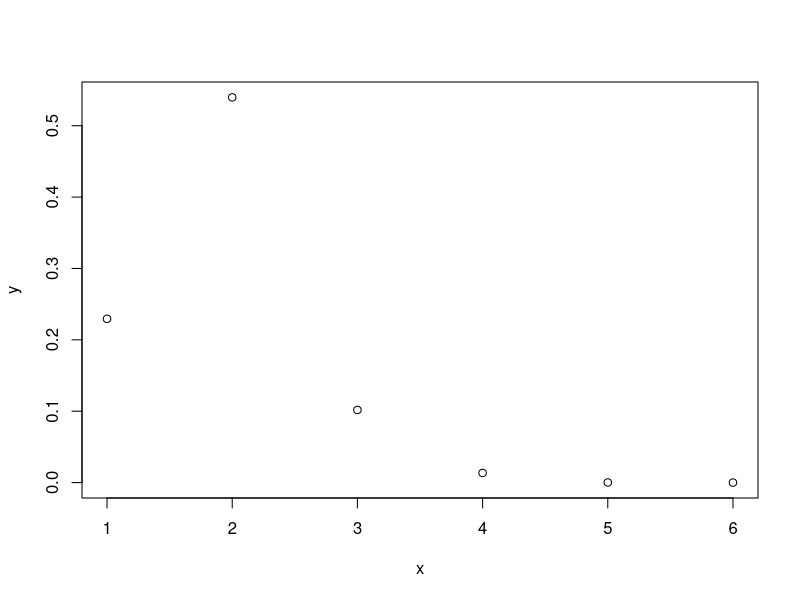
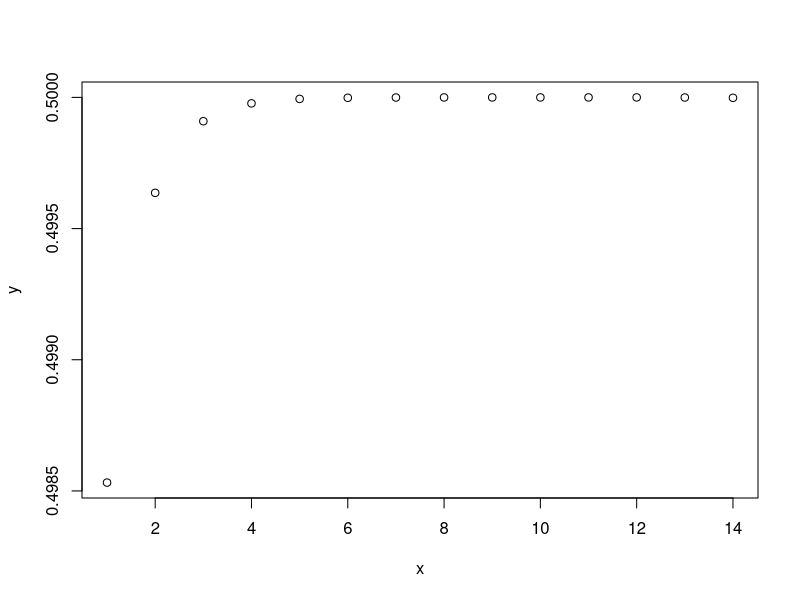
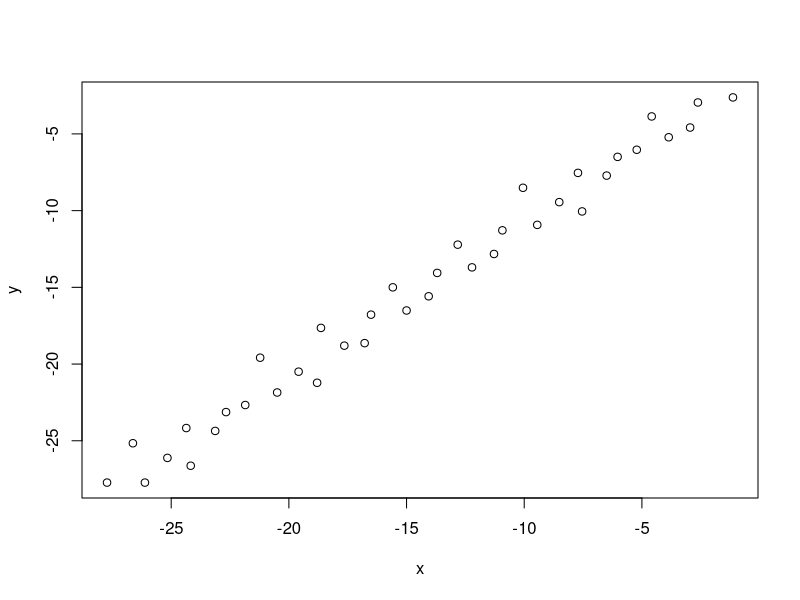

Reproduce these figures in R, in order.
## ---- chunk 1
log(10^8)/log(2)
## ---- chunk 2
f = function(x){
  return((cos(x))^2+sin(x)-1)
}
bisect = function(f,interval,tol=0.5*10^-10,max.its=40){
  history = rep(NA, max.its) 
  # Insert some code here
  a<-interval[1]
  b<-interval[2]
  if(f(a)*f(b)<0) {
    while((b-a)/2>tol | max.its>0){
      c=(b+a)/2
      max.its <- max.its-1
      if(f(c)==0){
        break
      } 
      if(f(c)*f(b)<0) {a<-c} 
      if(f(c)*f(a)<0) {b<-c}
      root=c
      history=c(history,c)
    }
  } else{
    stop("f(a)f(b)<0 not satisfied")
  }
  return(list(root=root,history=history[!is.na(history)]))
}
options(digits = 10) 
interval <- c(2.5,3.5)
out=bisect(f,interval,0.5e-8)
print(out$root)
print(out$history)
## ---- chunk 3
newton=function(x,its){
  res=x
  while (its>0) {
    x<-x-((cos(x))^2+sin(x)-1)/(-sin(2*x)+cos(x))
    res=c(res,x)
    its<-its-1
  }
  return(res)
}
x<-4.25
e<-abs((newton(x,50)-pi))

x=1
y=e[2]/e[1]
for (i in 2:6) {
  x=c(x,i)
  y=c(y,e[i+1]/e[i])
}
plot(x,y)
## ---- chunk 4
x<-1.5
e<-abs((newton(x,50)-pi/2))
x=1
y=e[2]/e[1]

for (i in 2:14) {
  x=c(x,i)
  y=c(y,e[i+1]/(e[i]))
}
plot(x,y)
## ---- chunk 5
f=function(x){
  A<-cbind(c(1,4,7,x),c(2,5,x,10),c(3,x,8,11),c(x,6,9,12))
  return(det(A)-1000)
}
options(digits = 8) 
interval <- c(9,10)
out=bisect(f,interval)
print(out$root)
print(out$history)
## ---- chunk 6
x<-9.708299
f(x)+1000 # corresponding determinant 
f(x)
## ---- chunk 7
options(digits = 9) 
interval <- c(-18,-17)
out=bisect(f,interval)
print(out$root)
print(out$history)
## ---- chunk 8
x<--17.188498
f(x)+1000 # corresponding determinant 
f(x)
## ---- chunk 9
require(Matrix)
A=Hilbert(5)

f=function(x){
  A[1,1]<-x
  return(det(A-pi*diag(1,5,5)))
}
options(digits = 7) 
interval <- c(0,10)
out=bisect(f,interval)
print(out$root)
print(out$history)

A[1,1]<-2.948011
max(eigen(A)$values)
## ---- chunk 10
my.sqrt=function(x){
  f=function(t){
    return(t^2-x)
  }
  return(bisect(f,c(0,10))$root)
}

my.sqrt(1)
my.sqrt(4)
my.sqrt(9)
my.sqrt(16)
## ---- chunk 11
f=function(r){
  return((r^3*(2*r^2+5*0.1^2))/(2*(r^2+0.1^2)^(5/2))-0.9)
}
options(digits=10)
out=bisect(f,c(0,1))
out
## ---- chunk 12
10*log(10)/log(2)
## ---- chunk 13
options(digits=15)
(rout=bisect(f,c(0,1))$root)
## ---- chunk 14
(e<-(abs(out$history-rout)))
## ---- chunk 15
x=log(e[1])
y=log(e[2])
for (i in 2:(length(e)-2)) {
  x=c(x,log(e[i]))
  y=c(y,log(e[i+1]))
}
plot(x,y,lm=TRUE)
lm(y~x)
## ---- chunk 16
secant=function(x){
  
}
